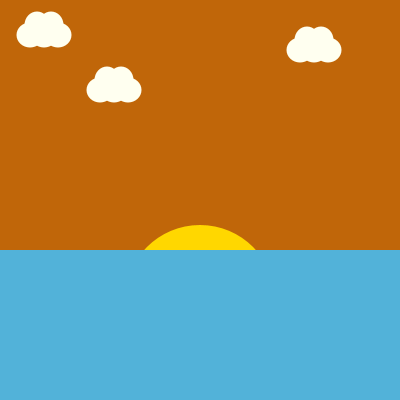
Frame 1 (no input)
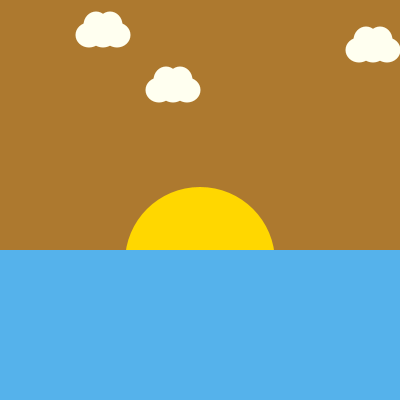
Frame 60 (the mouse pressed at the canvas centre just before this capture)
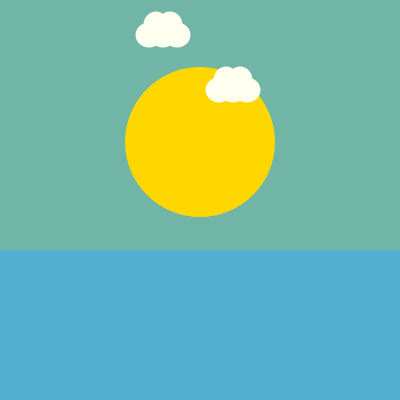
Frame 120 (the mouse held since frame 60 and released just before this capture)

The Processing sketch that drew these frames (run headless with seeded random() and noise(); from frame 60 on, the mouse is pressed at the canvas centre):

// Processing sketch: processing_133466
// ── processing_133466.pde

void setup(){
  size(400,400);
  smooth();
  background(0);
}
float r = random(180,200);
float g = random(100,110);
float b = random(0,10);
int y = 300;
int speed = 2;
int red = 1;
int green = -1;
int w = 30;
int move = 1;
void draw(){
  frameRate(24);
  noStroke();
fill(r,g,b);
r=r+red;
g=g+green;
b=b-speed;
for (int z =0; z<=width;z+=1){
    rect(0,0,400,250);
  }
  fill(255,215,0);
  ellipse(200,y,150,150);
  y=y+speed;
  if((y<75)||(y>=340))
  {
    speed=speed*-1;
    red=red*-1;
    green=green*-1;
  }
 
  float c = random(80,90);
  float d = random(170,180);
  float e = random(200,255);
  fill(c,d,e);
  for (int x=0;x<=width;x+=1){
    rect(0,250,400,150);
  }
  fill(255,255,240);
  ellipse(w,35,27,25);
  ellipse(w+7,25,25,27);
  ellipse(w+14,35,27,25);
  ellipse(w+21,25,25,27);
  ellipse(w+28,35,27,25);
  ellipse(w+70,90,27,25);
  ellipse(w+77,80,25,27);
  ellipse(w+84,90,27,25);
  ellipse(w+91,80,25,27);
  ellipse(w+98,90,27,25);
  ellipse(w+270,50,27,25);
  ellipse(w+277,40,25,27);
  ellipse(w+284,50,27,25);
  ellipse(w+291,40,25,27);
  ellipse(w+298,50,27,25);
  w=w+move;
  if(w>=414){
    w=-312;
  }
}
